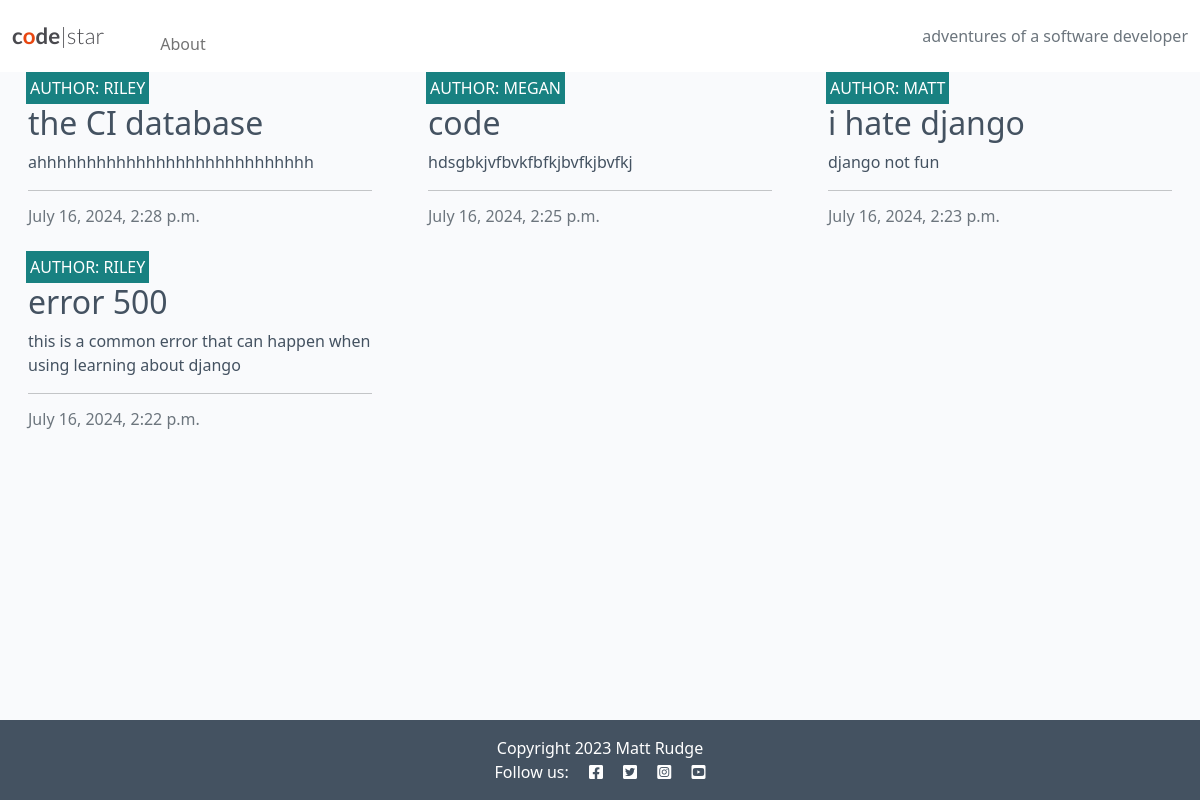
/, run on an earlier commit of the app's database.
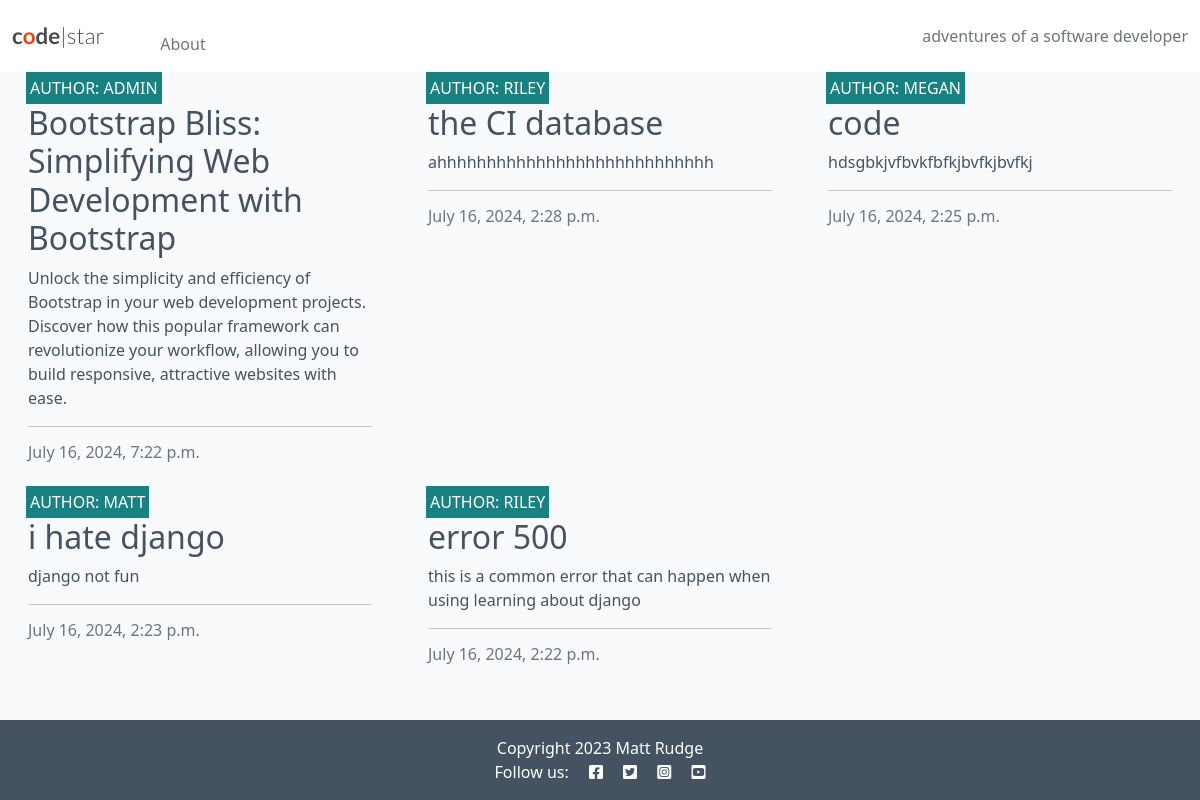
And on a later commit of the database.
### blog/models.py (models this page shows, shortened)
class Post(models.Model):
    title = models.CharField(max_length=200, unique=True)
    slug = models.SlugField(max_length=200, unique=True)
    author = models.ForeignKey(
        User,
        on_delete=models.CASCADE,
        related_name="blog_posts"
    )
    content = models.TextField()
    created_on = models.DateTimeField(auto_now_add=True)
    status = models.IntegerField(choices=STATUS, default=0)
    excerpt = models.TextField(blank=True)
    updated_on = models.DateTimeField(auto_now=True)
    class Meta:
        ordering = ["-created_on"]

### blog/views.py (the view)
# urls.py: path('', views.PostList.as_view(), name='home'),
class PostList(generic.ListView):
    queryset = Post.objects.filter(status=1)
    template_name = "blog/index.html"
    paginate_by = 6

### blog/templates/blog/index.html (shortened to what this page needs)
{% extends "base.html" %}
{% block content %}
<div class="container-fluid">
    <div class="row">
        <div class="col-12 mt-3 left">
            <div class="row">
                {% for post in post_list %}
                <div class="col-md-4">
                    <div class="card mb-4">
                        <div class="card-body">
                            <div class="image-container">
                                <div class="image-flash">
                                    <p class="author">Author: {{ post.author }}</p>
                                </div>
                            </div>
                            <a href="{% url 'post_detail' post.slug %}" class="post-link">
                                <h2 class="card-title">{{ post.title }}</h2>
                                <p class="card-text">{{ post.excerpt }}</p>
                            </a>
                            <hr />
                            <p class="card-text text-muted h6">{{ post.created_on}}
                            </p>
                        </div>
                    </div>
                </div>
                {% if forloop.counter|divisibleby:3 %}
            </div>
            <div class="row">
                {% endif %}
                {% endfor %}
            </div>
        </div>
    </div>
</div>
{% endblock %}
{% block copyright %}
    Copyright 2023 Matt Rudge
{% endblock %}

What changed in the data, as far as the page shows it:
added Post: author "ADMIN", title "Bootstrap Bliss: Simplifying Web Development with Bootstrap", excerpt "Unlock the simplicity and efficiency of Bootstrap in your web development projects. Discover how this popular framework can revolutionize your workflow, allowing you to build responsive, attractive websites with ease.", created_on "July 16, 2024, 7:22 p.m."
